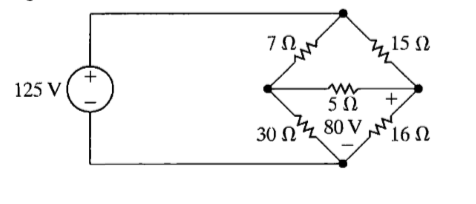
#> input picture images/hard.PNG, 476 x 204 px
$ python linedetect.py   (Python 2 division)   (older library calls are emulated)
#> lines starting #> are read from the running program, lines starting #| are printed output that depends on the picture; after the words box and inside, x2 and y2 are one past the last pixel; in counts of white or black regions, pixels touching at a corner belong together; long printed decimals are rounded
import cv2
import numpy as np

img = cv2.imread('images/hard.PNG')
#> img is the input picture: shape (204, 476, 3); min 0, max 255, mean 245.4
gray = cv2.cvtColor(img,cv2.COLOR_BGR2GRAY)
edges = cv2.Canny(gray,50,150,apertureSize = 3)
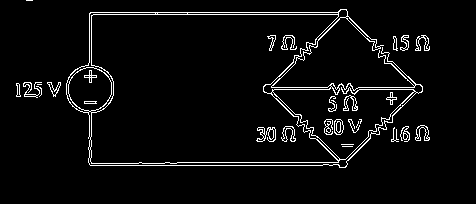
#> edges: shape (204, 476); 4.4% white in thin lines or dots, all inside (x1, y1, x2, y2) = (16, 0, 430, 168)
circles = cv2.HoughCircles(edges, cv2.cv.CV_HOUGH_GRADIENT, 2, 10, np.array([]), 20, 60, 0)[0]
#> circles = 96 rows, first 8: [229, 25, 141.8], [191, 63, 103.6], [199, 55, 111.6], [343, 79, 63.4], [209, 45, 120.8], [209, 131, 120.4], [345, 47, 82.2], [331, 71, 56.8]
lines = cv2.HoughLines(edges,1,np.pi/180,75)
#> lines = 20 rows, first 8: [12, 1.57], [14, 1.57], [165, 1.57], [162, 1.57], [89, 1.57], [87, 1.57], [17, 1.55], [10, 1.59]
for rho,theta in lines[0]:
    a = np.cos(theta)
    b = np.sin(theta)
    x0 = a*rho
    y0 = b*rho
    x1 = int(x0 + 1000*(-b))
    y1 = int(y0 + 1000*(a))
    x2 = int(x0 - 1000*(-b))
    y2 = int(y0 - 1000*(a))
#> this loop made 1 pass
#> (rho, theta, a, b, x0, y0, x1, y1) on pass 1: (12, 1.57, -4.37e-08, 1, -5.25e-07, 12, -1000, 11)
    # cv2.line(img,(x1,y1),(x2,y2),(0,0,255),2)

for c in circles[:3]:
 # green for circles (only draw the 3 strongest)
 cv2.circle(img, (c[0],c[1]), c[2], (0,255,0), 2)
#> this loop made 3 passes
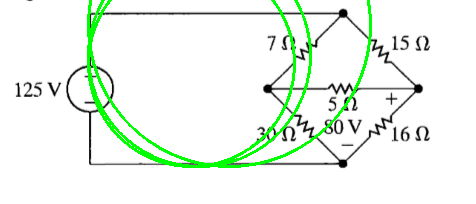
#> img: shape (204, 476, 3); 3.98% of pixels changed, all inside (x1, y1, x2, y2) = (87, 0, 372, 168)

# print lines
for line in lines[0]:
	# print line
	print line[1] - line[0]
#> this loop made 1 pass
#| -10.429
cv2.imshow('image',img)
cv2.waitKey(0)
cv2.destroyAllWindows()

$ run again, with images/1.PNG copied over images/hard.PNG
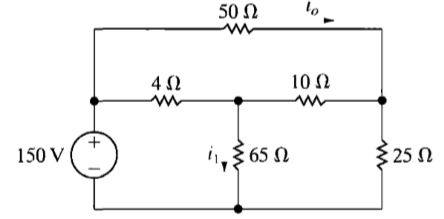
#> input picture images/1.PNG, 444 x 219 px
#> img is the input picture: shape (219, 444, 3); min 0, max 255, mean 245.1
#> `edges = cv2.Canny(gray,50,150,apertureSize = 3)`:
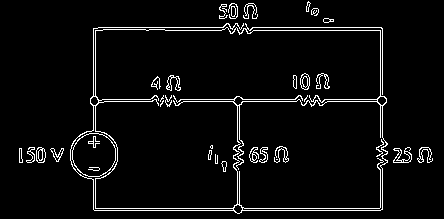
#> edges: shape (219, 444); 4.6% white in thin lines or dots
#> circles = 111 rows, first 8: [291, 119, 92], [335, 121, 94.8], [143, 119, 92.8], [157, 119, 92.6], [319, 119, 92.6], [191, 121, 95.2], [177, 119, 93.6], [345, 119, 93.4]
#> lines = 34 rows, first 8: [210, 1.57], [208, 1.57], [27, 1.57], [101, 1.57], [99, 1.57], [30, 1.57], [382, 0], [380, 0]
#> the loop `for rho,theta in lines[0]:` made 1 pass
#> (rho, theta, a, b, x0, y0, x1, y1) on pass 1: (210, 1.57, -4.37e-08, 1, -9.18e-06, 210, -1000, 209)
#> the loop `for c in circles[:3]:` made 3 passes
#> after the loop `for c in circles[:3]:`:
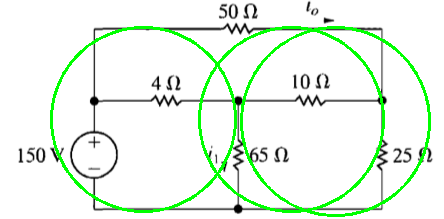
#> img: shape (219, 444, 3); 5.33% of pixels changed, all inside (x1, y1, x2, y2) = (50, 26, 431, 217)
#> the loop `for line in lines[0]:` made 1 pass
#> (printed output is left out)

$ run again, with images/10.PNG copied over images/hard.PNG
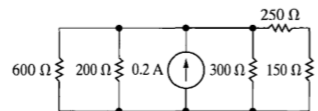
#> input picture images/10.PNG, 318 x 111 px
#> img is the input picture: shape (111, 318, 3); min 0, max 255, mean 239.5
#> `edges = cv2.Canny(gray,50,150,apertureSize = 3)`:
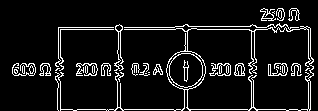
#> edges: shape (111, 318); 8.6% white in thin lines or dots, all inside (x1, y1, x2, y2) = (12, 8, 314, 111)
#> circles = 31 rows, first 8: [281, 47, 30.2], [185, 69, 20], [167, 13, 96.4], [231, 61, 48.4], [87, 93, 31.2], [219, 41, 35.8], [219, 97, 35], [217, 59, 33.8]
#> lines = 27 rows, first 8: [109, 1.57], [29, 1.57], [27, 1.57], [75, 1.57], [25, 1.59], [30, 1.55], [73, 1.57], [63, 1.57]
#> the loop `for rho,theta in lines[0]:` made 1 pass
#> (rho, theta, a, b, x0, y0, x1, y1) on pass 1: (109, 1.57, -4.37e-08, 1, -4.76e-06, 109, -1000, 108)
#> the loop `for c in circles[:3]:` made 3 passes
#> after the loop `for c in circles[:3]:`:
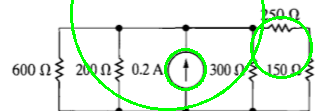
#> img: shape (111, 318, 3); 5.4% of pixels changed, all inside (x1, y1, x2, y2) = (70, 0, 313, 111)
#> the loop `for line in lines[0]:` made 1 pass
#> (printed output is left out)

$ run again, with images/11.PNG copied over images/hard.PNG
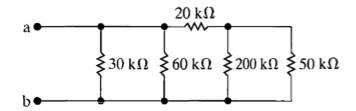
#> input picture images/11.PNG, 356 x 111 px
#> img is the input picture: shape (111, 356, 3); min 0, max 255, mean 240.8
#> `edges = cv2.Canny(gray,50,150,apertureSize = 3)`:
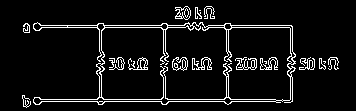
#> edges: shape (111, 356); 7.3% white in thin lines or dots, all inside (x1, y1, x2, y2) = (22, 6, 339, 108)
#> circles = 31 rows, first 8: [187, 55, 43.8], [147, 73, 49.6], [193, 37, 32], [145, 53, 49.8], [75, 63, 39.8], [63, 63, 40.8], [145, 17, 49.6], [257, 85, 32.8]
#> lines = 21 rows, first 8: [101, 1.57], [25, 1.57], [99, 1.57], [27, 1.57], [97, 1.59], [103, 1.55], [23, 1.59], [29, 1.55]
#> the loop `for rho,theta in lines[0]:` made 1 pass
#> (rho, theta, a, b, x0, y0, x1, y1) on pass 1: (101, 1.57, -4.37e-08, 1, -4.41e-06, 101, -1000, 100)
#> the loop `for c in circles[:3]:` made 3 passes
#> after the loop `for c in circles[:3]:`:
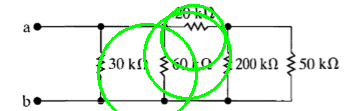
#> img: shape (111, 356, 3); 5.15% of pixels changed, all inside (x1, y1, x2, y2) = (97, 4, 232, 111)
#> the loop `for line in lines[0]:` made 1 pass
#> (printed output is left out)
